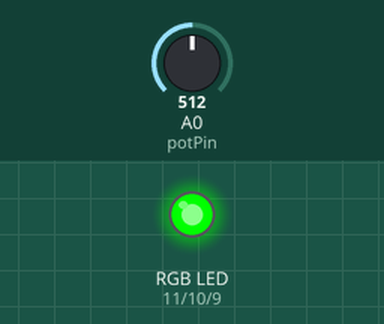
Simulated run of this sketch. Board: Arduino Uno, built with avr-gcc and run on an emulated ATmega328P. Shown: an RGB LED mixed from three pins (HIGH = lit). The inputs (shaded band) are chosen by the test bench; at power-on: A0 (potPin) = 512.

Above: at 1.2 s.
1.3 s: A0 (potPin) set to 394
2.8 s: A0 (potPin) set to 367
At 3.4 s:
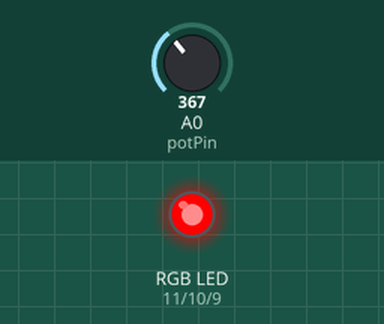
4.3 s: A0 (potPin) set to 900
At 4.6 s:
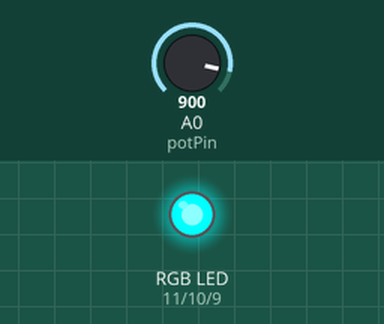
5.8 s: A0 (potPin) set to 725
7.3 s: A0 (potPin) set to 708
At 8.1 s:
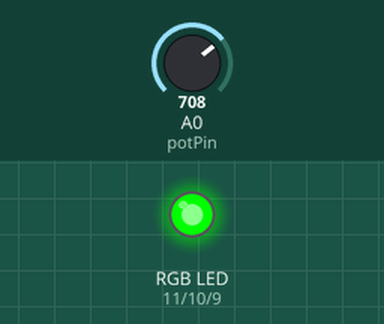
8.8 s: A0 (potPin) set to 1023
At 9.2 s:
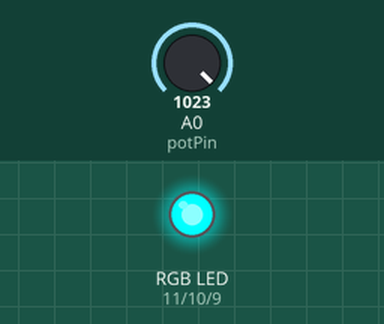
Timing chart, 0 to 11.3 s (numbered marks = the images above; inputs shaded):
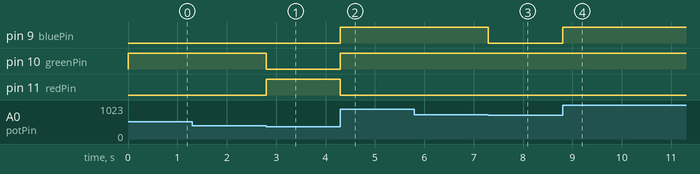

The sketch:

06_RGB_Color_Selector.ino
```cpp
int redPin = 11;
int greenPin = 10;
int bluePin=9;

int potPin = A0;


void setup() {
  pinMode(redPin, OUTPUT);
  pinMode(greenPin, OUTPUT);
  pinMode(bluePin, OUTPUT);
  pinMode(potPin, INPUT);


}

void loop() {
  int potRead;
  potRead= analogRead(potPin);

  potRead=map(potRead,0,1023,0,30);

  if(potRead<=10)
    digitalWrite(redPin, HIGH);

  else digitalWrite(redPin, LOW);

   if(potRead>10)
    digitalWrite(greenPin, HIGH);

  else digitalWrite(greenPin, LOW);

   if(potRead>20)
    digitalWrite(bluePin, HIGH);

  else digitalWrite(bluePin, LOW);


}
```

Measured:
- the behaviour switches between 376 and 375 on A0 (potPin) (found by bisection; images 0 and 1)
- the behaviour switches between 717 and 716 on A0 (potPin) (found by bisection; images 2 and 3)
- after the input at 1.3 s, every drawn part: stays the same
- after the input at 2.8 s, pin 10 (greenPin): HIGH → LOW at once; pin 11 (redPin): LOW → HIGH at once
- after the input at 4.3 s, pin 9 (bluePin), pin 10 (greenPin): LOW → HIGH at once; pin 11 (redPin): HIGH → LOW at once
- after the input at 5.8 s, every drawn part: stays the same
- after the input at 7.3 s, pin 9 (bluePin): HIGH → LOW at once
- after the input at 8.8 s, pin 9 (bluePin): LOW → HIGH at once
